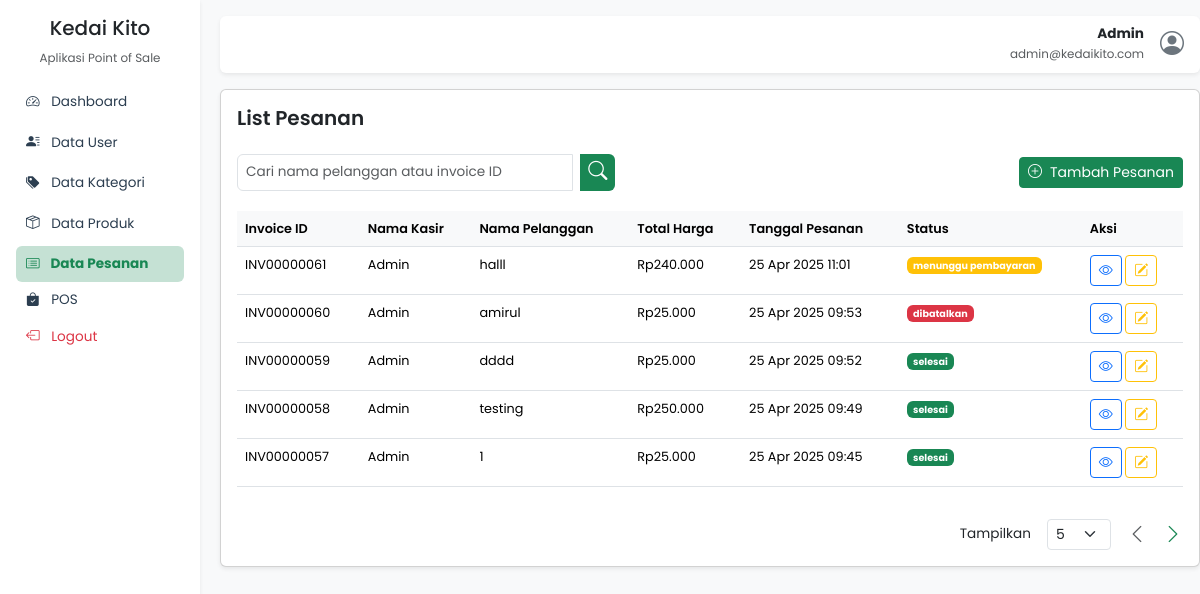
/datapesanan.php (signed in), run on the app's committed database.
### tables this page shows
CREATE TABLE `pesanan` (
  `id` int(11) NOT NULL,
  `kode_invoice` varchar(50) DEFAULT NULL,
  `user_id` int(11) DEFAULT NULL,
  `nama_pelanggan` varchar(100) DEFAULT NULL,
  `total` int(11) DEFAULT NULL,
  `status` enum('menunggu pembayaran','selesai','dibatalkan') DEFAULT 'menunggu pembayaran',
  `created_at` timestamp NOT NULL DEFAULT current_timestamp()
);

CREATE TABLE `users` (
  `id` int(11) NOT NULL,
  `nama` varchar(100) DEFAULT NULL,
  `email` varchar(100) DEFAULT NULL,
  `password` varchar(255) DEFAULT NULL,
  `telepon` varchar(20) DEFAULT NULL,
  `role` enum('admin','karyawan') DEFAULT NULL,
  `status` enum('aktif','nonaktif') DEFAULT 'aktif',
  `created_at` timestamp NOT NULL DEFAULT current_timestamp()
);

### datapesanan.php (the view, shortened to what this page needs)
<?php
require_once 'koneksi.php';
$search = isset($_GET['search']) ? trim($_GET['search']) : '';
$per_page = isset($_GET['per_page']) ? (int)$_GET['per_page'] : 5;
$page = isset($_GET['page']) ? (int)$_GET['page'] : 1;
$offset = ($page - 1) * $per_page;
if (!empty($search)) {
  $stmt = $conn->prepare("SELECT COUNT(*) as total FROM pesanan WHERE nama_pelanggan LIKE ?  OR kode_invoice LIKE ?");
  $like = "%$search%";
  $stmt->bind_param("ss", $like, $like);
  $stmt->execute();
  $result = $stmt->get_result()->fetch_assoc();
  $total_data = $result['total'];
} else {
  $result = $conn->query("SELECT COUNT(*) as total FROM pesanan");
  $total_data = $result->fetch_assoc()['total'];
}
$total_pages = ceil($total_data / $per_page);
if (!empty($search)) {
  $stmt = $conn->prepare("SELECT pesanan.*, users.nama AS nama_kasir
    FROM pesanan
    LEFT JOIN users ON pesanan.user_id = users.id
    WHERE nama_pelanggan LIKE ?
    OR pesanan.kode_invoice LIKE ?
    ORDER BY pesanan.id DESC
    LIMIT ? OFFSET ?");
    $stmt->bind_param("ssii", $like, $like, $per_page, $offset);
} else {
  $stmt = $conn->prepare("SELECT pesanan.*, users.nama AS nama_kasir
    FROM pesanan
    LEFT JOIN users ON pesanan.user_id = users.id
    ORDER BY pesanan.id DESC
    LIMIT ? OFFSET ?");
  $stmt->bind_param("ii", $per_page, $offset);
}
$stmt->execute();
$result = $stmt->get_result();
$pesanan = $result->fetch_all(MYSQLI_ASSOC);
?>
<!DOCTYPE html>
<html lang="id">
<head>
  <link
    href="https://cdn.jsdelivr.net/npm/bootstrap@5.3.2/dist/css/bootstrap.min.css"
    rel="stylesheet" />
  <link
    href="https://cdn.jsdelivr.net/npm/bootstrap-icons@1.10.5/font/bootstrap-icons.css"
    rel="stylesheet" />
</head>
<body class="bg-light">
  <?php include 'components/sidebar.php'; ?>
  <div class="main-content ms-220 py-3" style="margin-left: 220px">
    <div
      class="d-flex justify-content-end align-items-center bg-white rounded shadow-sm px-3 py-2 mb-3">
      <div class="text-end me-3">
        <strong><?= $_SESSION['nama'] ?></strong><br />
        <small class="text-muted"><?= $_SESSION['email'] ?></small>
      </div>
      <i class="bi bi-person-circle fs-4 text-secondary"></i>
    </div>
    <div class="card shadow-sm">
      <div class="card-body">
        <h5 class="card-title mb-4 fw-semibold">List Pesanan</h5>
        <div class="search-container">
          <form class="input-group" method="GET" action="">
            <input type="text" class="form-control form-control-sm me-2" name="search" value="<?= htmlspecialchars($search) ?>" placeholder="Cari nama pelanggan atau invoice ID">
            <button class="btn btn-success btn-sm" type="submit"><i class="bi bi-search"></i></button>
          </form>
          <a href="pos.php" class="btn btn-success btn-sm ms-3">
            <i class="bi bi-plus-circle me-2"></i>Tambah Pesanan
          </a>
        </div>
        <div class="table-responsive">
          <table class="table user-table table-hover">
            <thead>
              <tr>
                <th>Invoice ID</th>
                <th>Nama Kasir</th>
                <th>Nama Pelanggan</th>
                <th>Total Harga</th>
                <th>Tanggal Pesanan</th>
                <th>Status</th>
                <th>Aksi</th>
              </tr>
            </thead>
            <tbody>
              <?php if (count($pesanan) > 0): ?>
                <?php $no = $offset + 1;
                foreach ($pesanan as $row): ?>
                  <tr>
                    <td><?= htmlspecialchars($row['kode_invoice']) ?></td>
                    <td><?= htmlspecialchars($row['nama_kasir'] ?? 'Guest') ?></td>
                    <td><?= htmlspecialchars($row['nama_pelanggan']) ?></td>
                    <td>Rp<?= number_format($row['total'], 0, ',', '.') ?></td>
                    <td><?= date('d M Y H:i', strtotime($row['created_at'])) ?></td>
                    <td>
                      <?php
                      $badge = 'secondary';
                      if ($row['status'] == 'menunggu pembayaran') $badge = 'warning';
                      elseif ($row['status'] == 'selesai') $badge = 'success';
                      elseif ($row['status'] == 'dibatalkan') $badge = 'danger';
                      ?>
                      <span class="badge bg-<?= $badge ?>"><?= $row['status'] ?></span>
                    </td>
                    <td>
                      <a href="detail_pesanan.php?id=<?= $row['id'] ?>" class="btn btn-outline-primary btn-sm"><i class="bi bi-eye"></i></a>
                      <a href="editpesanan.php?id=<?= $row['id'] ?>" class="btn btn-sm btn-outline-warning"><i class="bi bi-pencil-square"></i></a>
                    </td>
                  </tr>
                <?php endforeach; ?>
              <?php else: ?>
                <tr>
                  <td colspan="7" class="text-center">Data pesanan tidak ditemukan.</td>
                </tr>
              <?php endif; ?>
            </tbody>
          </table>
        </div>
        <div class="d-flex justify-content-end align-items-center gap-3 mt-3 flex-wrap">
          <form method="GET" class="d-flex align-items-center gap-2">
            <label for="rowsPerPage" class="form-label me-2 mb-0">Tampilkan</label>
            <select id="rowsPerPage" name="per_page" class="form-select form-select-sm w-auto" onchange="this.form.submit()">
              <option <?= $per_page == 5 ? 'selected' : '' ?> value="5">5</option>
            </select>
          </form>
          <?php if ($total_pages > 1): ?>
            <nav>
              <ul class="list-unstyled d-flex gap-3 mb-0">
                <li class="<?= $page <= 1 ? 'text-muted' : '' ?>">
                  <?php if ($page > 1): ?>
                    <a href="?per_page=<?= $per_page ?>&search=<?= urlencode($search) ?>&page=<?= $page - 1 ?>" class="text-success text-decoration-none">
                      <i class="bi bi-chevron-left fs-5"></i>
                    </a>
                  <?php else: ?>
                    <i class="bi bi-chevron-left fs-5"></i>
                  <?php endif; ?>
                </li>
                <li class="<?= $page >= $total_pages ? 'text-muted' : '' ?>">
                  <?php if ($page < $total_pages): ?>
                    <a href="?per_page=<?= $per_page ?>&search=<?= urlencode($search) ?>&page=<?= $page + 1 ?>" class="text-success text-decoration-none">
                      <i class="bi bi-chevron-right fs-5"></i>
                    </a>
                  <?php else: ?>
                    <i class="bi bi-chevron-right fs-5"></i>
                  <?php endif; ?>
                </li>
              </ul>
            </nav>
          <?php endif; ?>
        </div>
      </div>
    </div>
  </div>
</body>
</html>

### datapesanan.php (style rules this page uses)
body { font-family: "Poppins", sans-serif; font-size: 0.85rem; }
.user-table th { font-weight: 600; background-color: #f8f9fa; font-size: 0.8rem; }
.user-table td { font-size: 0.8rem; }
.search-container { display: flex; justify-content: space-between; align-items: center; margin-bottom: 20px; }
.search-container .input-group { width: 40%; }
.search-container .input-group input { font-size: 0.85rem; }
.search-container .form-control { border-radius: 6px; }
.search-container .input-group button { border-radius: 6px; background-color: #198754; color: white; border: none; font-size: 0.85rem; }
.search-container .input-group button i { font-size: 1.2rem; }

### data on the page
pesanan: kode_invoice "INV00000061", user.nama "Admin", nama_pelanggan "halll", total "240.000", created_at "25 Apr 2025 11:01", status "menunggu pembayaran"
pesanan: kode_invoice "INV00000060", user.nama "Admin", nama_pelanggan "amirul", total "25.000", created_at "25 Apr 2025 09:53", status "dibatalkan"
pesanan: kode_invoice "INV00000059", user.nama "Admin", nama_pelanggan "dddd", total "25.000", created_at "25 Apr 2025 09:52", status "selesai"
pesanan: kode_invoice "INV00000058", user.nama "Admin", nama_pelanggan "testing", total "250.000", created_at "25 Apr 2025 09:49", status "selesai"
pesanan: kode_invoice "INV00000057", user.nama "Admin", nama_pelanggan "1", total "25.000", created_at "25 Apr 2025 09:45", status "selesai"

### other printed values
$_SESSION['nama'] "Admin"
$_SESSION['email'] "admin@kedaikito.com"
